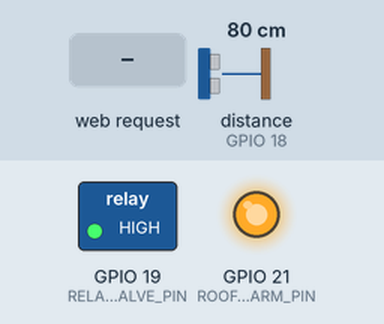
Bench run of a sketch on a simulated ESP32. Shown: switched loads named in the sketch (green lamp = pin HIGH), output pins drawn as LEDs (lit = HIGH). The inputs (shaded band) are chosen by the test bench; at power-on: distance to the obstacle (sensor on GPIO 18) 80 cm. The echo pulse lasts 58.3 µs per cm; WiFi joins after 1.5 s; servers stay silent unless stated; pins used as bus, display or sensor lines are not drawn; what the sketch prints to the serial monitor is not drawn.

Above: at 2.7 s.
2.8 s: HTTP request GET /trigger_alarm received
At 3.6 s:
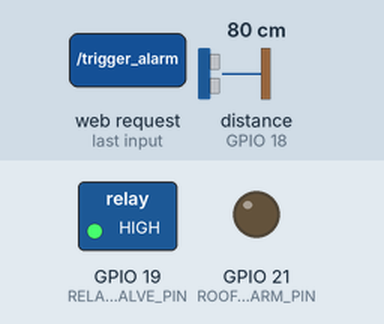
7.3 s: HTTP request GET /start_irrigation received
At 8.2 s:
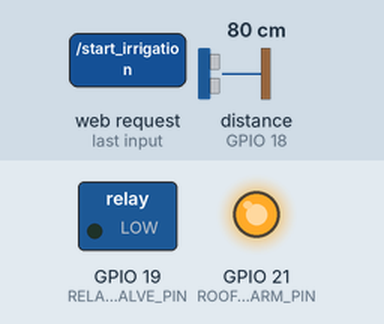
8.8 s: HTTP request GET /trigger_alarm received
At 9.4 s:
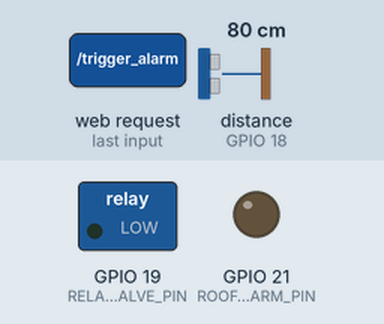
13.3 s: distance to the obstacle (sensor on GPIO 18) set to 147 cm
23.0 s: distance to the obstacle (sensor on GPIO 18) set to 156 cm
At 33.2 s:
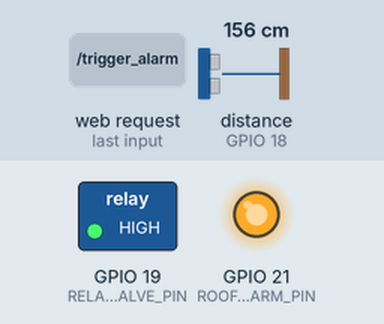
Timing chart, 0 to 34.3 s (numbered marks = the images above; inputs shaded):
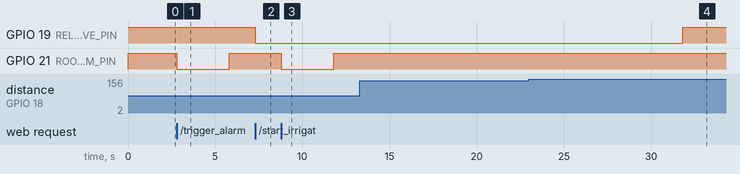

Measured:
- the behaviour switches between 152 and 153 cm on distance to the obstacle (sensor on GPIO 18) (found by bisection; images 3 and 4)
- after the input at 2.8 s, GPIO 21 (ROOFTOP_ALARM_PIN): HIGH → LOW at once, → HIGH 3.0 s later
- after the input at 7.3 s, GPIO 19 (RELAY_VALVE_PIN): HIGH → LOW at once
- after the input at 8.8 s, GPIO 21 (ROOFTOP_ALARM_PIN): HIGH → LOW at once, → HIGH 3.0 s later
- after the input at 13.3 s, every drawn part: stays the same
- after the input at 23.0 s, GPIO 19 (RELAY_VALVE_PIN): LOW → HIGH after 8.8 s

The sketch:

ESP32.ino
```cpp
#include <WiFi.h>
#include <WebServer.h>

// Wi-Fi Credentials
const char* ssid = "YOUR_WIFI_SSID";
const char* password = "YOUR_WIFI_PASSWORD";

// Pin Definitions
const int TRIG_PIN = 5;
const int ECHO_PIN = 18;
const int RELAY_VALVE_PIN = 19;
const int ROOFTOP_ALARM_PIN = 21; // Optional: Connect a light/buzzer for night security

// Web Server on port 80
WebServer server(80);

// Timing Variables (Non-blocking)
unsigned long lastSensorRead = 0;
const long sensorInterval = 10000; // Read tank every 10 seconds

unsigned long irrigationStartTime = 0;
const long irrigationDuration = 900000; // 15 minutes in milliseconds
bool isIrrigating = false;

int currentTankDistance = 0;
const int MIN_TANK_LEVEL_CM = 150; // Safety cutoff threshold

void setup() {
  Serial.begin(115200);

  pinMode(TRIG_PIN, OUTPUT);
  pinMode(ECHO_PIN, INPUT);
  pinMode(RELAY_VALVE_PIN, OUTPUT);
  pinMode(ROOFTOP_ALARM_PIN, OUTPUT);

  // Set relays to default OFF state (Assuming active-low relay boards)
  digitalWrite(RELAY_VALVE_PIN, HIGH);
  digitalWrite(ROOFTOP_ALARM_PIN, HIGH);

  // Connect to your Wi-Fi Router
  WiFi.begin(ssid, password);
  Serial.print("Connecting to Wi-Fi");
  while (WiFi.status() != WL_CONNECTED) {
    delay(500);
    Serial.print(".");
  }
  Serial.println("\nConnected!");
  Serial.print("ESP32 Static Local IP: ");
  Serial.println(WiFi.localIP()); // Paste this IP address into your desktop Python script

  // Define Web Server Routes
  server.on("/", handleRoot);
  server.on("/trigger_alarm", handleAlarm);
  server.on("/start_irrigation", handleStartIrrigation);

  server.begin();
}

void loop() {
  server.handleClient(); // Handle incoming network requests from your PC
  unsigned long currentMillis = millis();

  // TASK 1: Read Water Tank Level Every 10 Seconds
  if (currentMillis - lastSensorRead >= sensorInterval) {
    lastSensorRead = currentMillis;
    currentTankDistance = readUltrasonic();

    // SAFETY CHECK: Force close valve if water tank is too low
    if (currentTankDistance > MIN_TANK_LEVEL_CM && isIrrigating) {
      stopIrrigation();
    }
  }

  // TASK 2: Manage Automatic Irrigation Cutoff
  if (isIrrigating && (currentMillis - irrigationStartTime >= irrigationDuration)) {
    stopIrrigation();
  }
}

// Function to handle the home page URL (e.g., http://192.168.1)
void handleRoot() {
  String statusMsg = "Water Tank Distance: " + String(currentTankDistance) + " cm\n";
  statusMsg += "Irrigation Status: " + String(isIrrigating ? "ON" : "OFF");
  server.send(200, "text/plain", statusMsg);
}

// Function triggered by Python PC when a human is spotted at night
void handleAlarm() {
  server.send(200, "text/plain", "Rooftop alarm activated!");
  digitalWrite(ROOFTOP_ALARM_PIN, LOW); // Turn on rooftop light/alarm (Active Low)
  delay(3000);                          // Brief delay for the alarm trigger
  digitalWrite(ROOFTOP_ALARM_PIN, HIGH); // Turn off
}

// Function to trigger irrigation via a browser or local network call
void handleStartIrrigation() {
  if (currentTankDistance < MIN_TANK_LEVEL_CM) {
    isIrrigating = true;
    irrigationStartTime = millis();
    digitalWrite(RELAY_VALVE_PIN, LOW); // Open valve
    server.send(200, "text/plain", "Irrigation started successfully.");
  } else {
    server.send(200, "text/plain", "Error: Tank level too low to irrigate.");
  }
}

void stopIrrigation() {
  isIrrigating = false;
  digitalWrite(RELAY_VALVE_PIN, HIGH); // Close valve
}

int readUltrasonic() {
  digitalWrite(TRIG_PIN, LOW);
  delayMicroseconds(2);
  digitalWrite(TRIG_PIN, HIGH);
  delayMicroseconds(10);
  digitalWrite(TRIG_PIN, LOW);

  long duration = pulseIn(ECHO_PIN, HIGH, 30000);
  return duration * 0.034 / 2;
}
```
